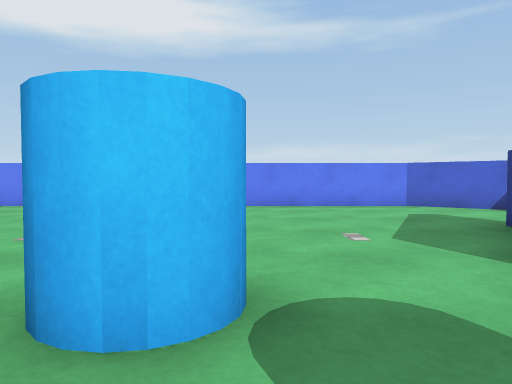
View 1 (above)

24 first-person views from a walk through a Unity game level. The camera is 0.62 m above the floor, tilts 2° down and sees 70° across. The floor is counted in squares, 1 m on a side. Each view is taken from the middle of a square. On the plan, view 1 faces up. The plan holds only what a view shows up to about 10 squares ahead; the rest is blank. Surface patterns are stand-ins for the level's own textures.

View 2
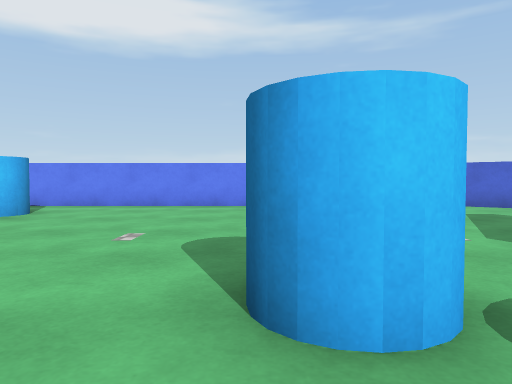

View 3
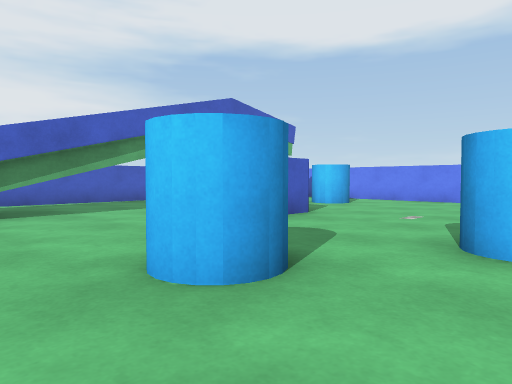

View 4
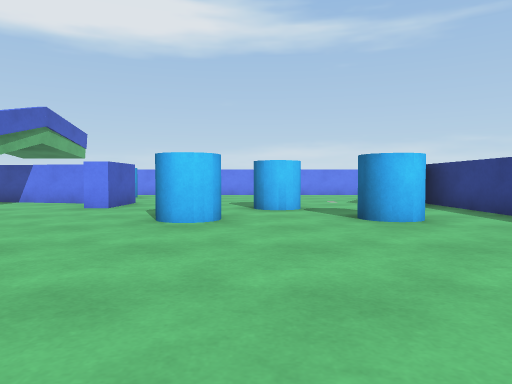

View 5
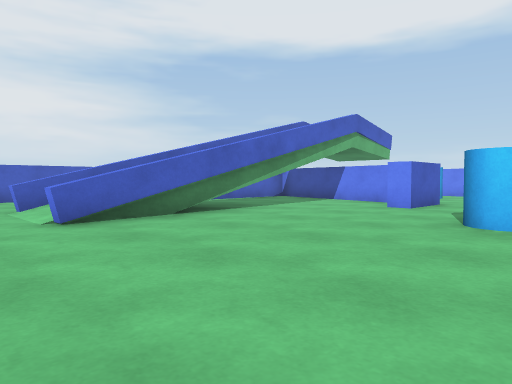

View 6
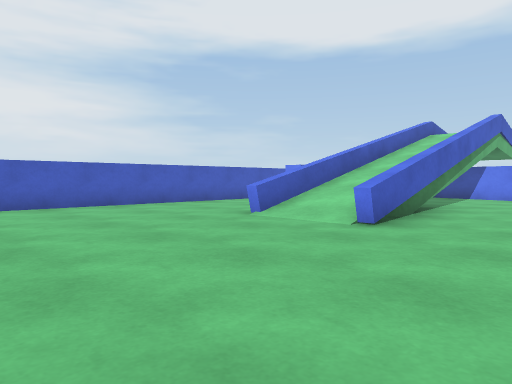

View 7
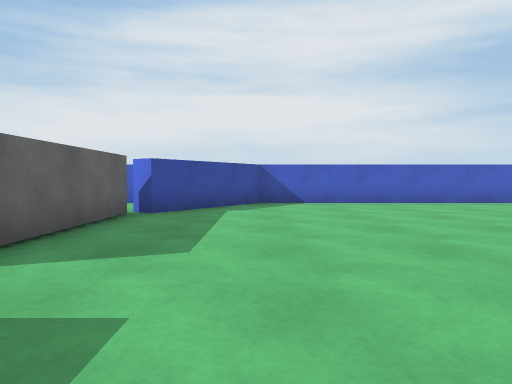

View 8
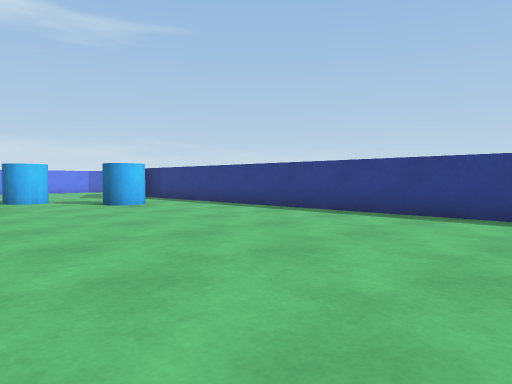

View 9
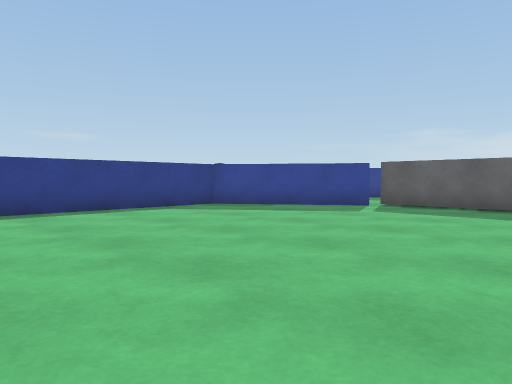

View 10
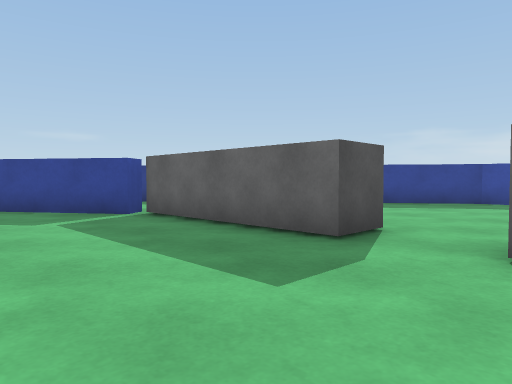

View 11
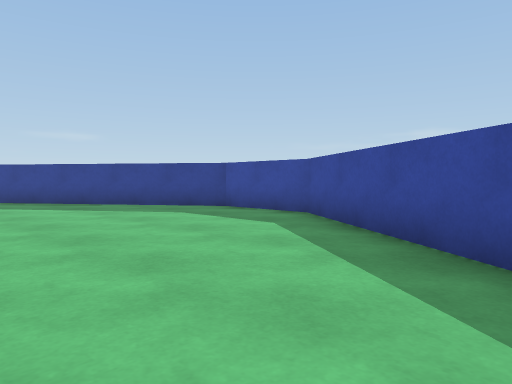

View 12
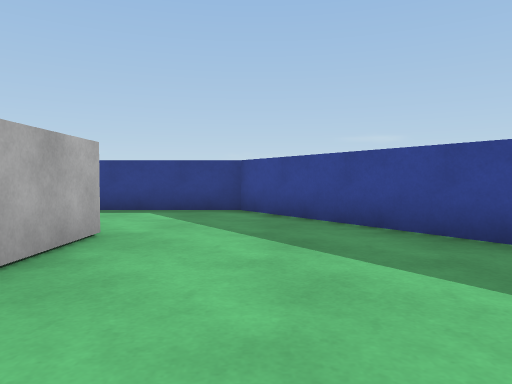

View 13
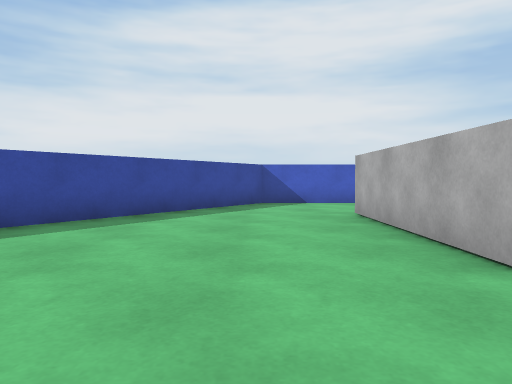

View 14
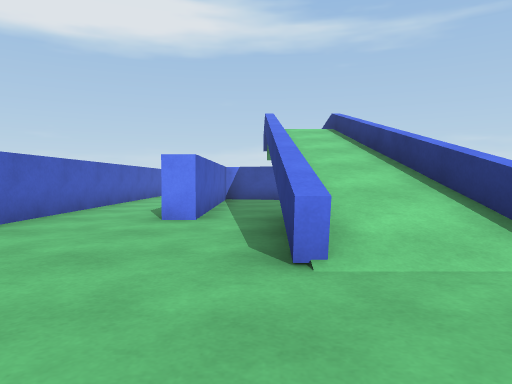

View 15
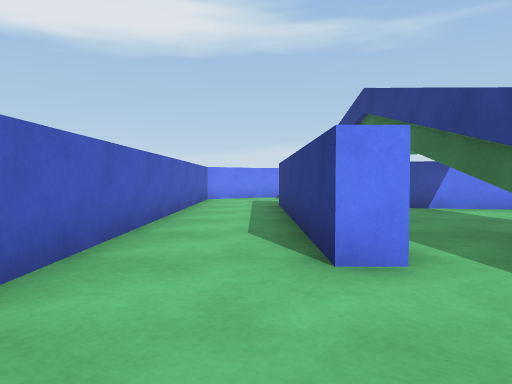

View 16
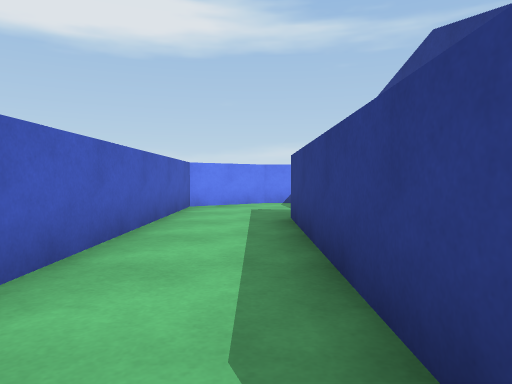

View 17
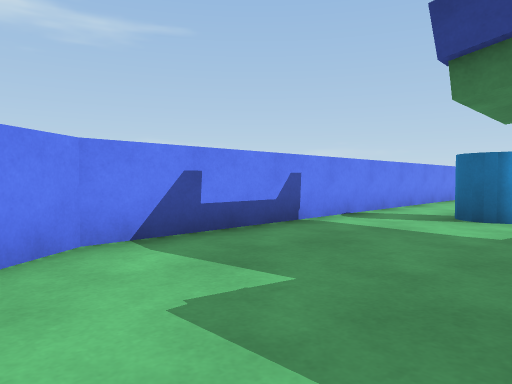

View 18
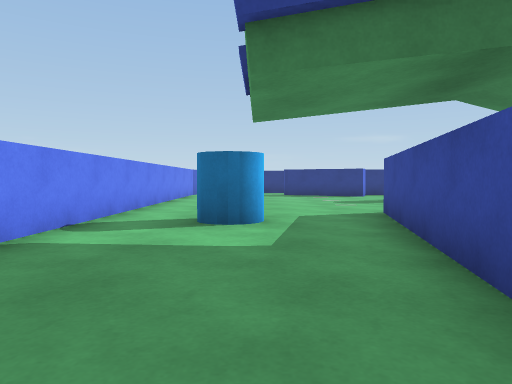

View 19
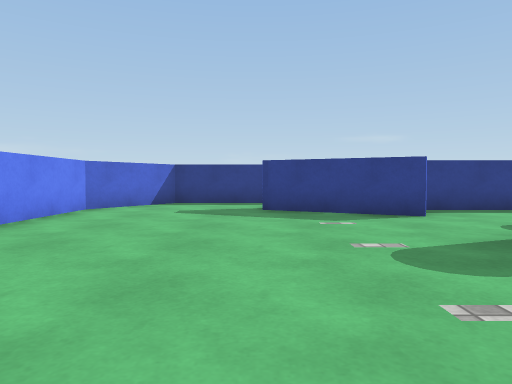

View 20
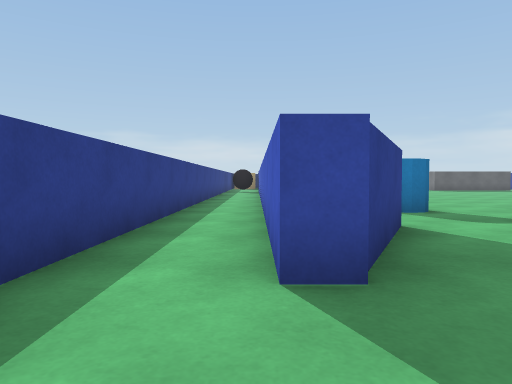

View 21
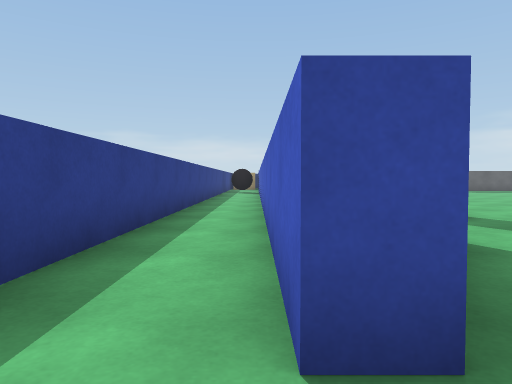

View 22
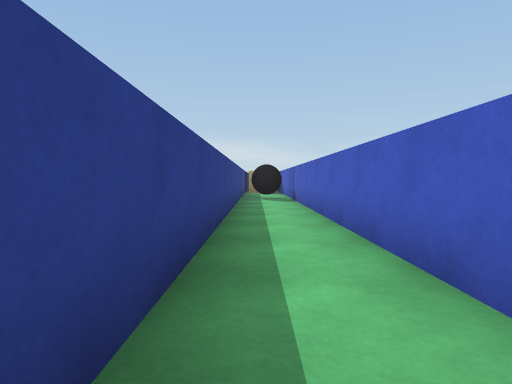

View 23
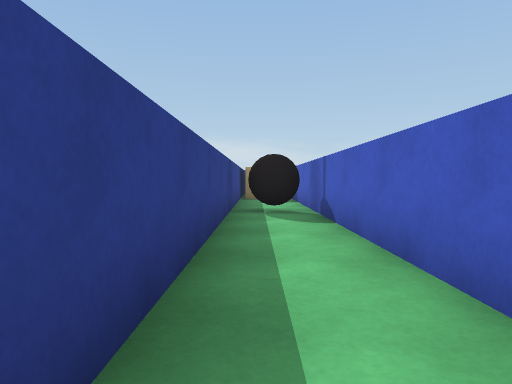

View 24
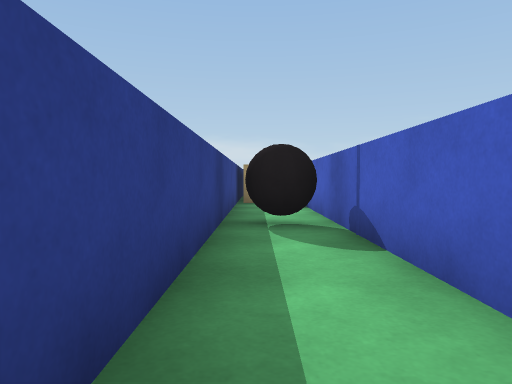

### Floor plan
Ten units are one square. View 1 is at (0, 0); x grows to the right and y downward. Boxes are objects, and circles mark ways between rooms. Rooms are numbered by the first view taken in them; rooms with no view inside come last. Other rooms are left out.
<svg viewBox="-130 -90 190 290">
<path fill="none" stroke="#000" d="M-64 30 -63 46M-87 1 -87 -8M-87 45 -87 31M-54 -33 -63 -35M-99 -6 -99 14 -104 14 -104 -49M21 -22 34 -49 39 -49 39 140M-92 -47 -41 -36 -41 -18 -48 -18M2 120 33 98 33 -34M-39 134 -39 123 1 123M-95 123 -54 123M55 152 55 -71 35 -85 -108 -85 -125 -73 -125 99 -96 119M-66 37 -66 31M-67 1 -67 -8M-85 30 -85 45M-85 -8 -85 1M-54 133 -95 133M1 133 -16 133M-96 119 -100 124M-125 124 -125 149 -59 195 -35 195 33 147 33 118M-99 -30 -99 -6M-63 -35 -79 -39"/>
<rect x="-65" y="-75" width="20" height="20" fill="#bbb"><title>cylinder</title></rect>
<rect x="-25" y="-5" width="10" height="20" fill="#bbb"><title>cylinder</title></rect>
<rect x="-15" y="-25" width="20" height="10" fill="#bbb"><title>cylinder</title></rect>
<rect x="5" y="-5" width="10" height="10" fill="#bbb"><title>cylinder</title></rect>
<rect x="45" y="105" width="10" height="20" fill="#bbb"><title>black ball</title></rect>
<circle cx="-45" cy="130" r="3" fill="#2a7"/>
<circle cx="-75" cy="-25" r="3" fill="#2a7"/>
<circle cx="-90" cy="-10" r="3" fill="#2a7"/>
<text x="-40" y="20">1</text>
<text x="-40" y="150">2</text>
<text x="-80" y="-20">3</text>
</svg>
Room 1 opens to room 2. Room 1 opens to room 3.

Where each view was taken, in squares from view 1:
view 1: 0 up, 0 right, facing up
view 2: 0 up, 1 left, facing up
view 3: 2 down, 0 right, facing up-left
view 4: 6 down, 1 left, facing up
view 5: 6 down, 1 left, facing up-left
view 6: 9 down, 4 left, facing up-left
view 7: 10 down, 3 left, facing left
view 8: 9 down, 3 left, facing up-right
view 9: 4 down, 4 left, facing down-right
view 10: 9 down, 6 left, facing down-right
view 11: 14 down, 10 left, facing down-right
view 12: 15 down, 4 left, facing right
view 13: 15 down, 3 left, facing left
view 14: 7 down, 9 left, facing up
view 15: 4 down, 11 left, facing up
view 16: 1 down, 11 left, facing up
view 17: 5 up, 12 left, facing up-right
view 18: 6 up, 11 left, facing right
view 19: 5 up, 4 left, facing right
view 20: 7 up, 4 right, facing down
view 21: 6 up, 4 right, facing down
view 22: 1 up, 5 right, facing down
view 23: 4 down, 5 right, facing down
view 24: 6 down, 5 right, facing down
